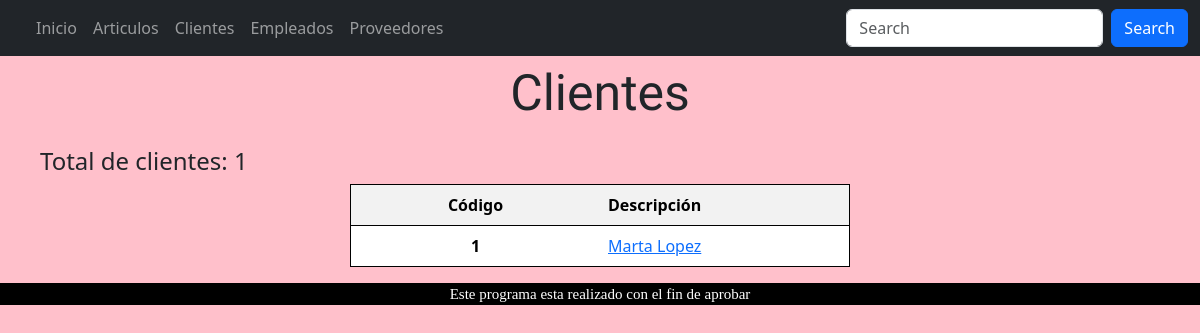
/tablaclientes/, run on an earlier commit of the app's database.
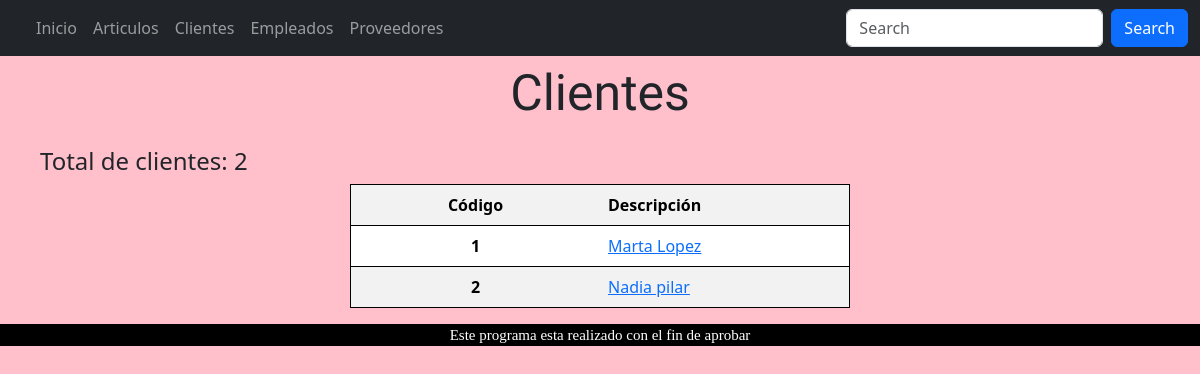
And on a later commit of the database.
### appRieVictoria/models.py (models this page shows, shortened)
class Clientes (models.Model):
    nombre = models.CharField(max_length=100, help_text= 'Nombre del cliente')
    direccion = models.CharField(max_length=100, help_text='Direccion del proveedor')
    DNI = models.PositiveBigIntegerField(help_text='Dni del cliente')
    telefono = models.PositiveBigIntegerField(help_text='Telefono del cliente')
    empleados = models.ManyToManyField("Empleados" ,related_name='clientes_relacionados', through="Ventas")

### appRieVictoria/views.py (the view)
def tablaclientes (request):
    context= {'Clientes': Clientes.objects.all()}
    return render (request, 'tablaclientes.html', context)

### proyectoRieVictoria/templates/tablaclientes.html
{% extends "base.html" %}
{% block content %}
<div class="subtituloInicio">
    <p >Clientes</p>
</div>
    <div class="descripcionClie">
        <h4>Total de clientes: {{Clientes|length}}</h4>
    </div>
    <div class="contenedorTabla">
        <div class="col-5">
    <div>
        <table class="table tablaBorde1 table-condensed table-striped">
            <tr>
                <th class="centrado">Código</th>
                <th >Descripción</th>
            </tr>
            {% for p in Clientes %}
                <tr>
                    <td class="centrado" >{{p.id}}</td>
                    <td><a href="/clientes/{{ p.id }}/">{{p.nombre}}</a></td>
                </tr>
                {% endfor %}
        </table>
    </div>
    </div>
    </div>
{% endblock %}

What changed in the data, as far as the page shows it:
added Clientes: id "2", nombre "Nadia pilar"
Also different on the page:
{{ Clientes|length }}: "1" → "2"
